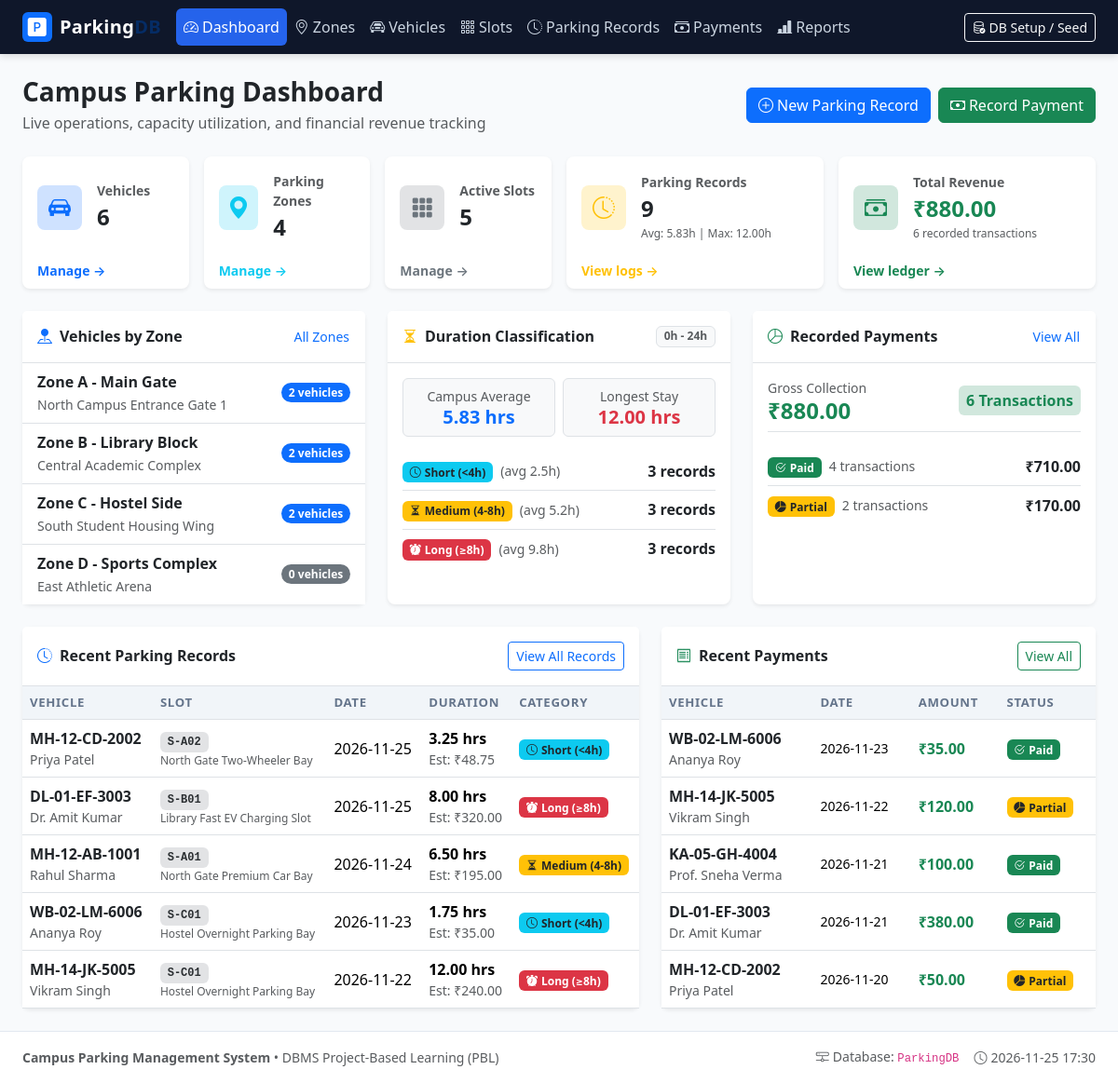
The page / on the database its author committed.
### tables this page shows
CREATE TABLE `Parking_Zone` (
    `zone_id` INT AUTO_INCREMENT PRIMARY KEY,
    `zone_name` VARCHAR(50) NOT NULL UNIQUE,
    `location` VARCHAR(50) NULL
);

CREATE TABLE `Parking_Record` (
    `record_id` INT AUTO_INCREMENT PRIMARY KEY,
    `vehicle_id` INT NOT NULL,
    `slot_id` VARCHAR(10) NOT NULL,
    `parking_date` DATE NOT NULL,
    `hours_parked` DECIMAL(5,2) NOT NULL,
    `stay_category` VARCHAR(10) NOT NULL,
    CONSTRAINT `chk_hours_parked` CHECK (`hours_parked` >= 0 AND `hours_parked` <= 24),
    CONSTRAINT `uq_vehicle_slot_date` UNIQUE (`vehicle_id`, `slot_id`, `parking_date`),
    CONSTRAINT `fk_record_vehicle` FOREIGN KEY (`vehicle_id`) 
        REFERENCES `Vehicle` (`vehicle_id`) 
        ON DELETE RESTRICT ON UPDATE CASCADE,
    CONSTRAINT `fk_record_slot` FOREIGN KEY (`slot_id`) 
        REFERENCES `Parking_Slot` (`slot_id`) 
        ON DELETE RESTRICT ON UPDATE CASCADE
);

CREATE TABLE `Vehicle` (
    `vehicle_id` INT AUTO_INCREMENT PRIMARY KEY,
    `owner_name` VARCHAR(100) NOT NULL,
    `vehicle_number` VARCHAR(20) NOT NULL UNIQUE,
    `vehicle_type` VARCHAR(20) NULL,
    `registration_year` INT NULL,
    `zone_id` INT NULL,
    CONSTRAINT `fk_vehicle_zone` FOREIGN KEY (`zone_id`) 
        REFERENCES `Parking_Zone` (`zone_id`) 
        ON DELETE RESTRICT ON UPDATE CASCADE
);

CREATE TABLE `Parking_Slot` (
    `slot_id` VARCHAR(10) PRIMARY KEY,
    `slot_name` VARCHAR(100) NOT NULL,
    `hourly_rate` INT NOT NULL DEFAULT 20,
    `zone_id` INT NULL,
    CONSTRAINT `fk_slot_zone` FOREIGN KEY (`zone_id`) 
        REFERENCES `Parking_Zone` (`zone_id`) 
        ON DELETE RESTRICT ON UPDATE CASCADE
);

CREATE TABLE `Parking_Payment` (
    `payment_id` INT AUTO_INCREMENT PRIMARY KEY,
    `vehicle_id` INT NOT NULL,
    `amount` DECIMAL(10,2) NOT NULL,
    `payment_date` DATE NOT NULL,
    `payment_status` VARCHAR(20) NOT NULL DEFAULT 'Paid',
    CONSTRAINT `fk_payment_vehicle` FOREIGN KEY (`vehicle_id`) 
        REFERENCES `Vehicle` (`vehicle_id`) 
        ON DELETE RESTRICT ON UPDATE CASCADE
);

### index.php (the view, shortened to what the rows shown need)
<?php
require_once __DIR__ . '/includes/header.php';
$zoneSummaries = [];
$recentRecords = [];
$recentPayments = [];
if ($db_connected && $pdo) {
    try {
        $zoneStmt = $pdo->query("
            SELECT z.zone_id, z.zone_name, z.location, COUNT(v.vehicle_id) AS vehicle_count
            FROM Parking_Zone z
            LEFT JOIN Vehicle v ON z.zone_id = v.zone_id
            GROUP BY z.zone_id, z.zone_name, z.location
            ORDER BY vehicle_count DESC, z.zone_name ASC
        ");
        $zoneSummaries = $zoneStmt->fetchAll();
        $recStmt = $pdo->query("
            SELECT r.record_id, r.parking_date, r.hours_parked, r.stay_category,
                   v.vehicle_number, v.owner_name,
                   s.slot_id, s.slot_name, s.hourly_rate
            FROM Parking_Record r
            JOIN Vehicle v ON r.vehicle_id = v.vehicle_id
            JOIN Parking_Slot s ON r.slot_id = s.slot_id
            ORDER BY r.parking_date DESC, r.record_id DESC
            LIMIT 5
        ");
        $recentRecords = $recStmt->fetchAll();
        $pStmt = $pdo->query("
            SELECT p.payment_id, p.amount, p.payment_date, p.payment_status,
                   v.vehicle_number, v.owner_name
            FROM Parking_Payment p
            JOIN Vehicle v ON p.vehicle_id = v.vehicle_id
            ORDER BY p.payment_date DESC, p.payment_id DESC
            LIMIT 5
        ");
        $recentPayments = $pStmt->fetchAll();
    } catch (PDOException $e) {
        $queryError = $e->getMessage();
    }
}
?>
<div class="d-flex justify-content-between align-items-center mb-4 flex-wrap gap-2">
    <div>
        <h2 class="h3 fw-bold text-dark mb-1">Campus Parking Dashboard</h2>
    </div>
</div>
<div class="row g-4 mb-4">
    <div class="col-lg-4">
        <div class="card border-0 shadow-sm h-100">
            <div class="card-body p-0">
                <ul class="list-group list-group-flush">
                    <?php if (empty($zoneSummaries)): ?>
                        <li class="list-group-item text-muted text-center py-3">No zones registered.</li>
                    <?php else: ?>
                        <?php foreach ($zoneSummaries as $zone): ?>
                            <li class="list-group-item d-flex justify-content-between align-items-center px-3 py-2">
                                <div>
                                    <div class="fw-semibold text-dark"><?= sanitize($zone['zone_name']) ?></div>
                                    <small class="text-muted"><?= sanitize($zone['location'] ?: 'Campus') ?></small>
                                </div>
                                <span class="badge <?= $zone['vehicle_count'] > 0 ? 'bg-primary' : 'bg-secondary' ?> rounded-pill">
                                    <?= $zone['vehicle_count'] ?> vehicles
                                </span>
                            </li>
                        <?php endforeach; ?>
                    <?php endif; ?>
                </ul>
            </div>
        </div>
    </div>
</div>
<div class="row g-4">
    <div class="col-lg-7">
        <div class="card border-0 shadow-sm">
            <div class="table-responsive">
                <table class="table table-hover align-middle mb-0">
                    <thead>
                        <tr>
                            <th>Vehicle</th>
                            <th>Slot</th>
                            <th>Date</th>
                            <th>Duration</th>
                            <th>Category</th>
                        </tr>
                    </thead>
                    <tbody>
                        <?php if (empty($recentRecords)): ?>
                            <tr>
                                <td colspan="5" class="text-center text-muted py-4">No parking visits logged yet.</td>
                            </tr>
                        <?php else: ?>
                            <?php foreach ($recentRecords as $rec): ?>
                                <tr>
                                    <td>
                                        <div class="fw-semibold text-dark"><?= sanitize($rec['vehicle_number']) ?></div>
                                        <div class="text-muted small"><?= sanitize($rec['owner_name']) ?></div>
                                    </td>
                                    <td>
                                        <span class="badge bg-secondary-subtle text-secondary-emphasis font-monospace"><?= sanitize($rec['slot_id']) ?></span>
                                        <div class="text-muted" style="font-size: 0.75rem;"><?= sanitize($rec['slot_name']) ?></div>
                                    </td>
                                    <td><?= sanitize($rec['parking_date']) ?></td>
                                    <td>
                                        <strong><?= number_format($rec['hours_parked'], 2) ?> hrs</strong>
                                        <div class="text-muted small">Est: <?= format_currency(estimate_parking_charge($rec['hours_parked'], $rec['hourly_rate'])) ?></div>
                                    </td>
                                    <td><?= get_stay_badge($rec['stay_category']) ?></td>
                                </tr>
                            <?php endforeach; ?>
                        <?php endif; ?>
                    </tbody>
                </table>
            </div>
        </div>
    </div>
    <div class="col-lg-5">
        <div class="card border-0 shadow-sm">
            <div class="table-responsive">
                <table class="table table-hover align-middle mb-0">
                    <thead>
                        <tr>
                            <th>Vehicle</th>
                            <th>Date</th>
                            <th>Amount</th>
                            <th>Status</th>
                        </tr>
                    </thead>
                    <tbody>
                        <?php if (empty($recentPayments)): ?>
                            <tr>
                                <td colspan="4" class="text-center text-muted py-4">No payments logged yet.</td>
                            </tr>
                        <?php else: ?>
                            <?php foreach ($recentPayments as $p): ?>
                                <tr>
                                    <td>
                                        <div class="fw-semibold text-dark"><?= sanitize($p['vehicle_number']) ?></div>
                                        <div class="text-muted small"><?= sanitize($p['owner_name']) ?></div>
                                    </td>
                                    <td class="small"><?= sanitize($p['payment_date']) ?></td>
                                    <td class="fw-bold text-success"><?= format_currency((float)$p['amount']) ?></td>
                                    <td><?= get_payment_badge($p['payment_status']) ?></td>
                                </tr>
                            <?php endforeach; ?>
                        <?php endif; ?>
                    </tbody>
                </table>
            </div>
        </div>
    </div>
</div>
<?php require_once __DIR__ . '/includes/footer.php'; ?>

### includes/functions.php (shortened to what the rows shown need)
<?php
function get_stay_badge(string $category): string {
    return match (strtolower(trim($category))) {
        'short' => '<span class="badge bg-info text-dark"><i class="bi bi-clock me-1"></i>Short (&lt;4h)</span>',
        'medium' => '<span class="badge bg-warning text-dark"><i class="bi bi-hourglass-split me-1"></i>Medium (4-8h)</span>',
        'long' => '<span class="badge bg-danger text-white"><i class="bi bi-alarm-fill me-1"></i>Long (&ge;8h)</span>',
        default => '<span class="badge bg-secondary">' . htmlspecialchars($category) . '</span>',
    };
}
function get_payment_badge(string $status): string {
    return match (strtolower(trim($status))) {
        'paid' => '<span class="badge bg-success"><i class="bi bi-check2-circle me-1"></i>Paid</span>',
        'partial' => '<span class="badge bg-warning text-dark"><i class="bi bi-pie-chart-fill me-1"></i>Partial</span>',
        'pending' => '<span class="badge bg-secondary"><i class="bi bi-hourglass me-1"></i>Pending</span>',
        default => '<span class="badge bg-dark">' . htmlspecialchars($status) . '</span>',
    };
}
function format_currency(float $amount): string {
    return '₹' . number_format($amount, 2);
}
function estimate_parking_charge(float $hours, float $rate): float {
    return round($hours * $rate, 2);
}
function sanitize(mixed $data): string {
    return htmlspecialchars((string)($data ?? ''), ENT_QUOTES, 'UTF-8');
}

### rows shown on the page
parking_zone: zone_name "Zone A - Main Gate", location "North Campus Entrance Gate 1", vehicle_count "2"
parking_zone: zone_name "Zone B - Library Block", location "Central Academic Complex", vehicle_count "2"
parking_zone: zone_name "Zone C - Hostel Side", location "South Student Housing Wing", vehicle_count "2"
parking_zone: zone_name "Zone D - Sports Complex", location "East Athletic Arena", vehicle_count "0"
parking_record: vehicle.vehicle_number "MH-12-CD-2002", vehicle.owner_name "Priya Patel", slot.slot_id "S-A02", slot.slot_name "North Gate Two-Wheeler Bay", parking_date "2026-11-25", hours_parked "3.25", hours_parked.hourly_rate "₹48.75", stay_category "Short (<4h)"
parking_record: vehicle.vehicle_number "DL-01-EF-3003", vehicle.owner_name "Dr. Amit Kumar", slot.slot_id "S-B01", slot.slot_name "Library Fast EV Charging Slot", parking_date "2026-11-25", hours_parked "8.00", hours_parked.hourly_rate "₹320.00", stay_category "Long (≥8h)"
parking_record: vehicle.vehicle_number "MH-12-AB-1001", vehicle.owner_name "Rahul Sharma", slot.slot_id "S-A01", slot.slot_name "North Gate Premium Car Bay", parking_date "2026-11-24", hours_parked "6.50", hours_parked.hourly_rate "₹195.00", stay_category "Medium (4-8h)"
parking_record: vehicle.vehicle_number "WB-02-LM-6006", vehicle.owner_name "Ananya Roy", slot.slot_id "S-C01", slot.slot_name "Hostel Overnight Parking Bay", parking_date "2026-11-23", hours_parked "1.75", hours_parked.hourly_rate "₹35.00", stay_category "Short (<4h)"
parking_record: vehicle.vehicle_number "MH-14-JK-5005", vehicle.owner_name "Vikram Singh", slot.slot_id "S-C01", slot.slot_name "Hostel Overnight Parking Bay", parking_date "2026-11-22", hours_parked "12.00", hours_parked.hourly_rate "₹240.00", stay_category "Long (≥8h)"
parking_payment: vehicle.vehicle_number "WB-02-LM-6006", vehicle.owner_name "Ananya Roy", payment_date "2026-11-23", amount "₹35.00", payment_status "Paid"
parking_payment: vehicle.vehicle_number "MH-14-JK-5005", vehicle.owner_name "Vikram Singh", payment_date "2026-11-22", amount "₹120.00", payment_status "Partial"
parking_payment: vehicle.vehicle_number "KA-05-GH-4004", vehicle.owner_name "Prof. Sneha Verma", payment_date "2026-11-21", amount "₹100.00", payment_status "Paid"
parking_payment: vehicle.vehicle_number "DL-01-EF-3003", vehicle.owner_name "Dr. Amit Kumar", payment_date "2026-11-21", amount "₹380.00", payment_status "Paid"
parking_payment: vehicle.vehicle_number "MH-12-CD-2002", vehicle.owner_name "Priya Patel", payment_date "2026-11-20", amount "₹50.00", payment_status "Partial"

### other values the page prints
$stats['vehicles'] "6"
$stats['zones'] "4"
$stats['slots'] "5"
$stats['records'] "9"
$stats['avg_duration'] "5.83"
$stats['max_duration'] "12.00"
format_currency($stats['revenue_total']) "₹880.00"
$stats['payments_count'] "6"
$sb['avg_hours'] "2.5"
$sb['count'] "3"
$sb['avg_hours'] "5.2"
$sb['avg_hours'] "9.8"
$ps['tx_count'] "4"
format_currency((float)$ps['total_amount']) "₹710.00"
$ps['tx_count'] "2"
